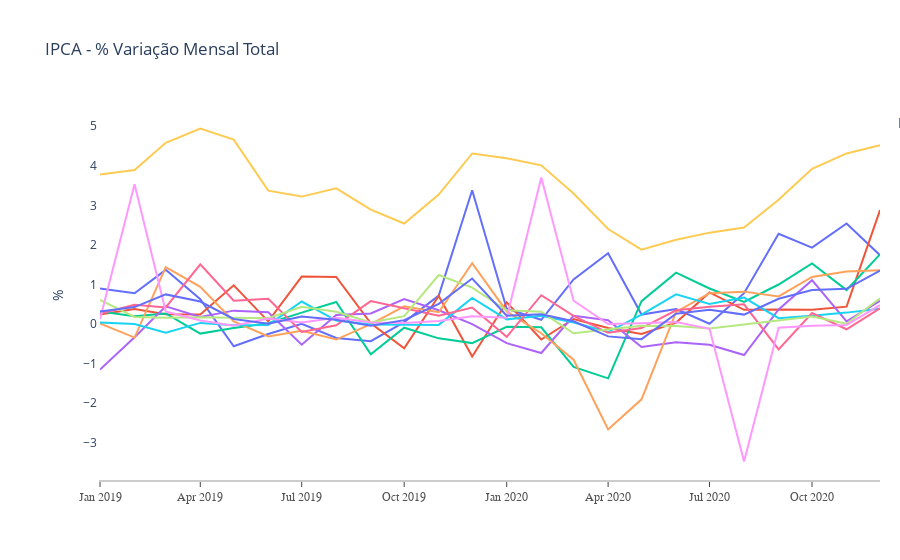

Notebook code cell kept with this figure:
### Code cell
graf_plotly(df,f'01/01/1980', f'01/01/2021', 'IPCA - % Variação Mensal Total')
